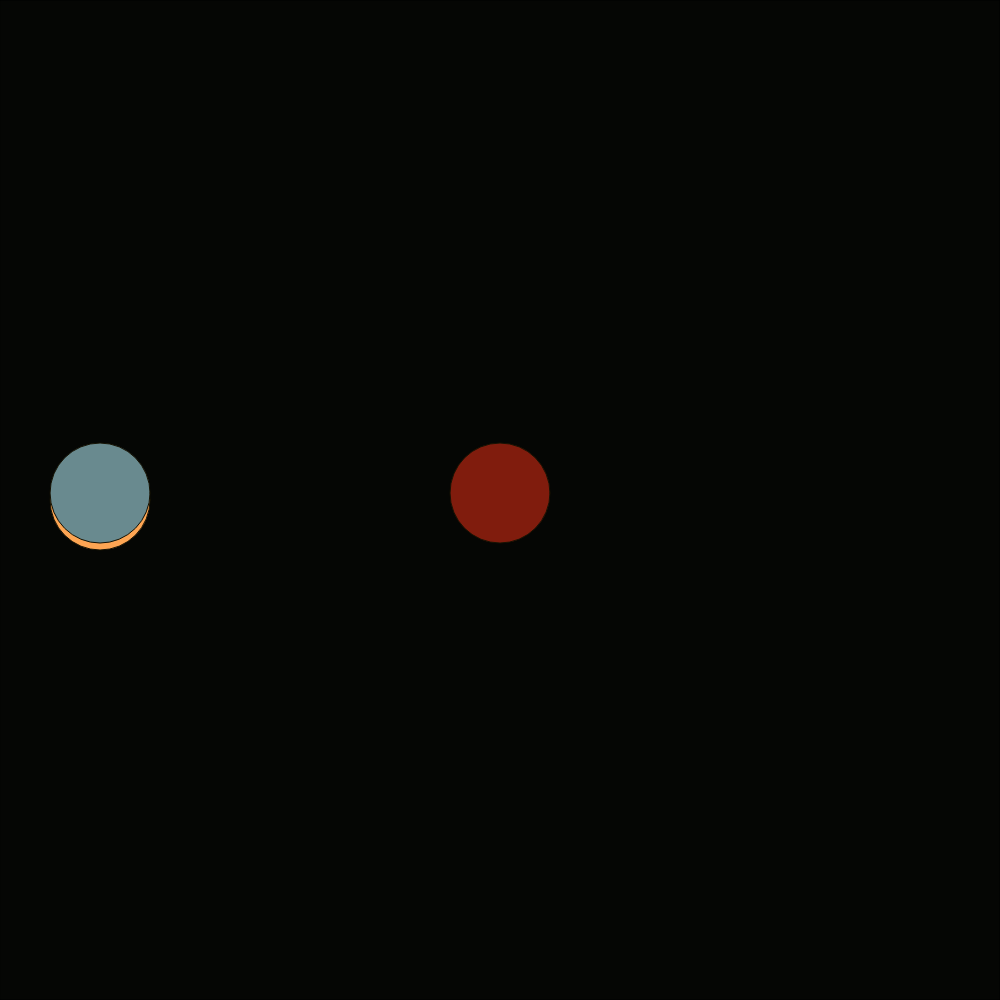
Frame 1 (no input)
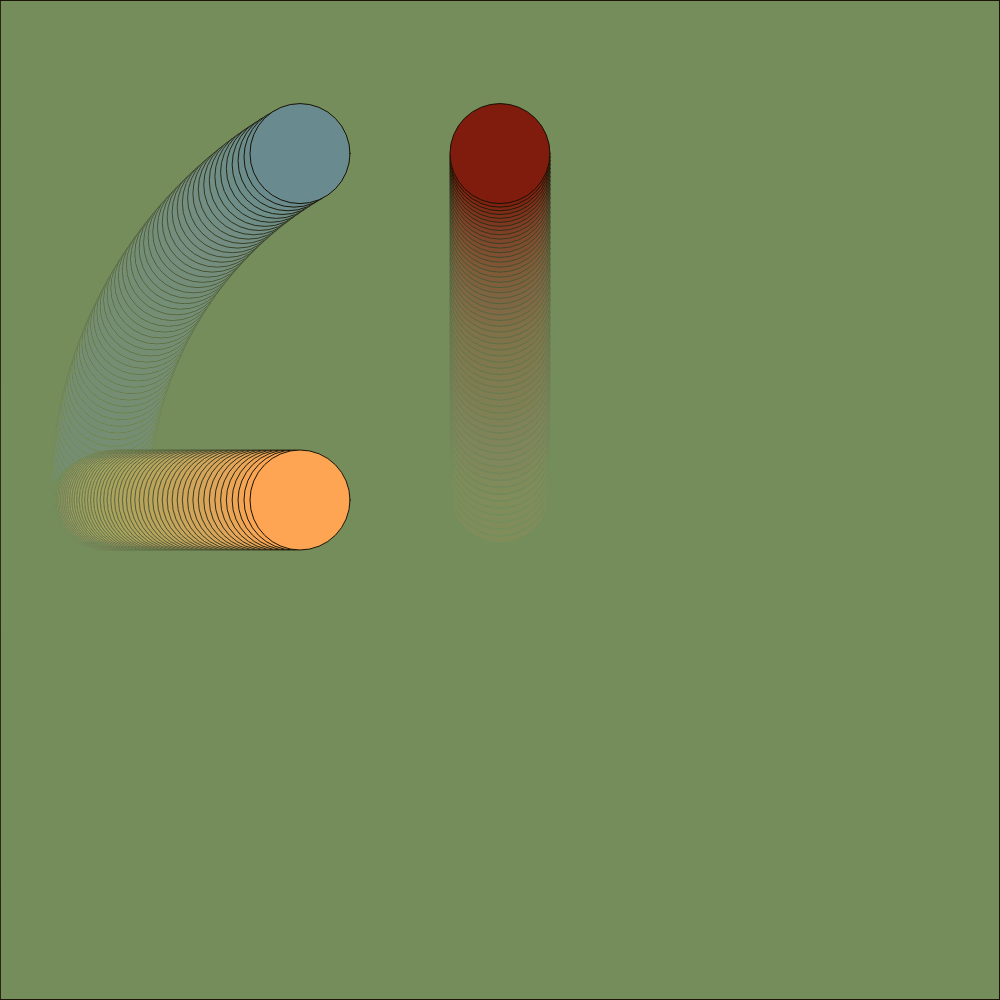
Frame 60 (no input)
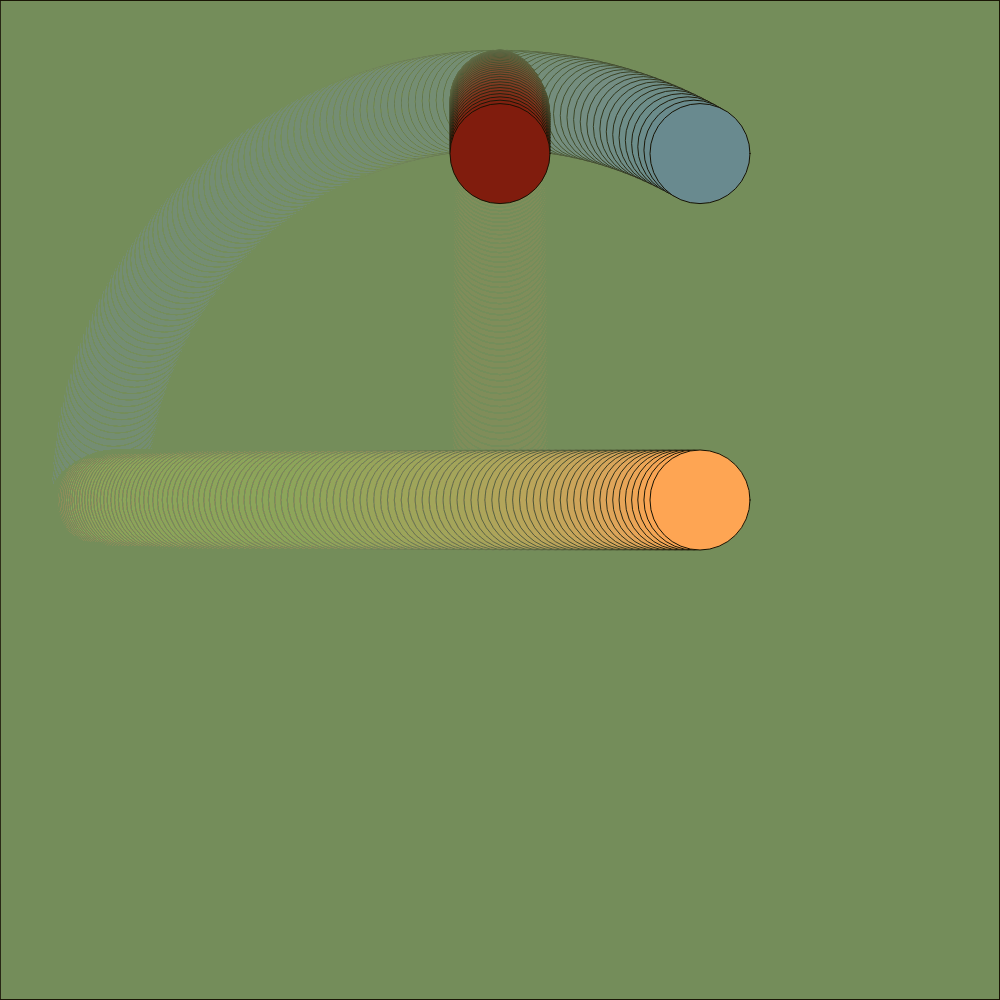
Frame 120 (the mouse pressed at the canvas centre since frame 60)

The p5.js sketch that drew these frames (run headless with seeded random() and noise() and a simulated clock; from frame 60 on, the mouse is pressed at the canvas centre):

// p5.js sketch
// ── sketch.js
let greg; // me
let mj;   // mj
let chewko; // a dog we know


function setup() {
  createCanvas(windowHeight, windowHeight);
  background(0);
  angleMode(DEGREES);
  greg = new Ball(color(128,28,13));
  mj = new Ball(color(254,165,83));
  chewko = new Ball(color(105,138,143));
  
}

function draw() {
  //background(0);
  fill(127,146,99,10);
  rect(0,0,width,height);
  greg.updateY(frameCount % 360);
  greg.show();
  mj.updateX(frameCount% 359);
  mj.show();
  chewko.updateY(frameCount % 360);
  chewko.updateX(frameCount % 360);
  chewko.show();

}
// class in sketch
class Ball {
  constructor(c) {
    this.x = width/2;
    this.y = height/2;
    this.c = c;

  }
  show() {
    
    fill(this.c);
    stroke(22,18,3);
    ellipse(this.x,this.y, width/10, height/10);
  
  }
  updateY(x) {
    this.y = map(sin(x), 0, 1, height/2, height/10); // from the middle to the edges
   
  }
  updateX(y) {
    this.x = map(cos(y), 0, 1, width/2, width/10);
  }
}
